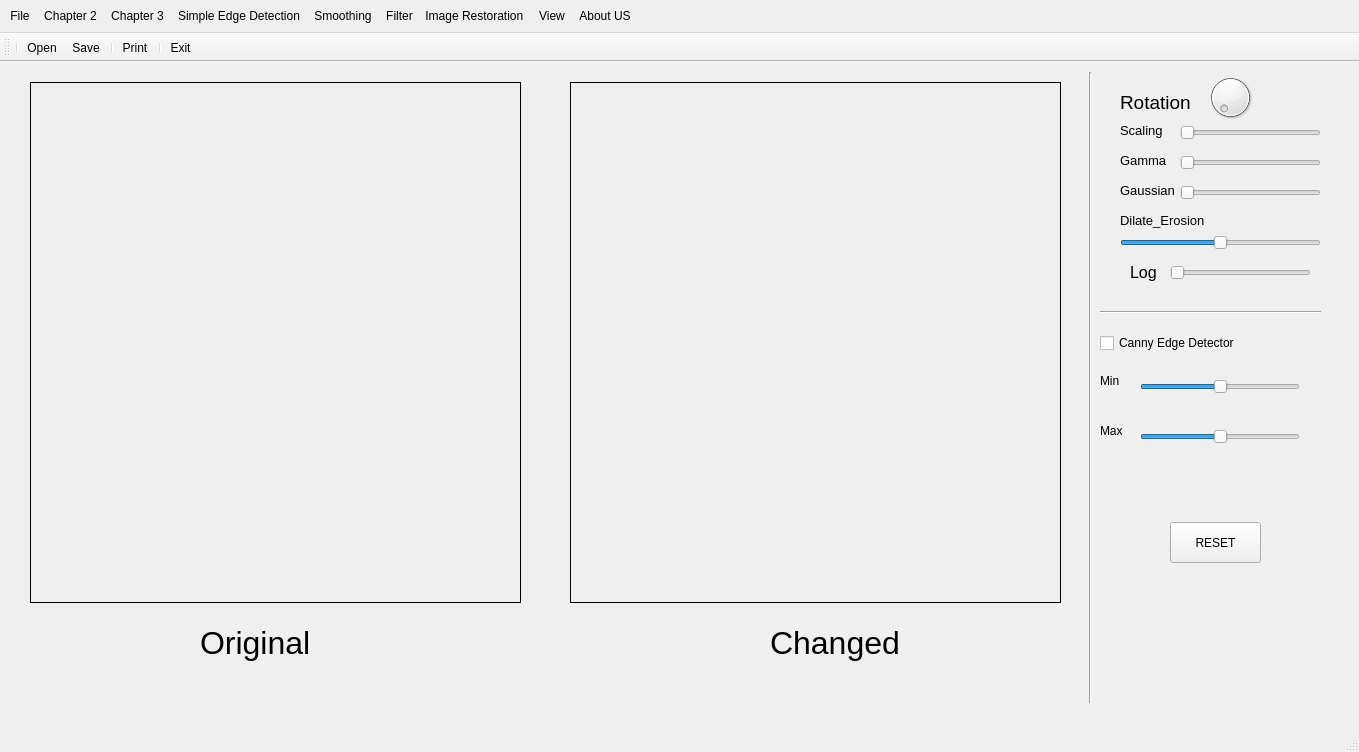
<?xml version="1.0" encoding="UTF-8"?>
<ui version="4.0">
 <class>MainWindow</class>
 <widget class="QMainWindow" name="MainWindow">
  <property name="geometry">
   <rect>
    <x>0</x>
    <y>0</y>
    <width>1359</width>
    <height>752</height>
   </rect>
  </property>
  <property name="windowTitle">
   <string>MainWindow</string>
  </property>
  <property name="styleSheet">
   <string notr="true"/>
  </property>
  <widget class="QWidget" name="centralwidget">
   <widget class="QLabel" name="imgLabel">
    <property name="geometry">
     <rect>
      <x>30</x>
      <y>20</y>
      <width>491</width>
      <height>521</height>
     </rect>
    </property>
    <property name="frameShape">
     <enum>QFrame::Panel</enum>
    </property>
    <property name="frameShadow">
     <enum>QFrame::Plain</enum>
    </property>
    <property name="text">
     <string/>
    </property>
   </widget>
   <widget class="QLabel" name="imgLabel2">
    <property name="geometry">
     <rect>
      <x>570</x>
      <y>20</y>
      <width>491</width>
      <height>521</height>
     </rect>
    </property>
    <property name="frameShape">
     <enum>QFrame::Panel</enum>
    </property>
    <property name="frameShadow">
     <enum>QFrame::Plain</enum>
    </property>
    <property name="text">
     <string/>
    </property>
   </widget>
   <widget class="QDial" name="dial">
    <property name="geometry">
     <rect>
      <x>1190</x>
      <y>10</y>
      <width>81</width>
      <height>51</height>
     </rect>
    </property>
    <property name="font">
     <font>
      <pointsize>8</pointsize>
     </font>
    </property>
    <property name="maximum">
     <number>360</number>
    </property>
   </widget>
   <widget class="QLabel" name="label">
    <property name="geometry">
     <rect>
      <x>1120</x>
      <y>30</y>
      <width>71</width>
      <height>21</height>
     </rect>
    </property>
    <property name="font">
     <font>
      <pointsize>14</pointsize>
     </font>
    </property>
    <property name="text">
     <string>Rotation</string>
    </property>
   </widget>
   <widget class="QSlider" name="horizontalSlider">
    <property name="geometry">
     <rect>
      <x>1180</x>
      <y>90</y>
      <width>141</width>
      <height>22</height>
     </rect>
    </property>
    <property name="minimum">
     <number>5</number>
    </property>
    <property name="maximum">
     <number>20</number>
    </property>
    <property name="value">
     <number>5</number>
    </property>
    <property name="sliderPosition">
     <number>5</number>
    </property>
    <property name="orientation">
     <enum>Qt::Horizontal</enum>
    </property>
   </widget>
   <widget class="QLabel" name="label_2">
    <property name="geometry">
     <rect>
      <x>1120</x>
      <y>90</y>
      <width>55</width>
      <height>16</height>
     </rect>
    </property>
    <property name="font">
     <font>
      <pointsize>10</pointsize>
     </font>
    </property>
    <property name="text">
     <string>Gamma</string>
    </property>
   </widget>
   <widget class="Line" name="line_5">
    <property name="geometry">
     <rect>
      <x>1080</x>
      <y>10</y>
      <width>20</width>
      <height>631</height>
     </rect>
    </property>
    <property name="orientation">
     <enum>Qt::Vertical</enum>
    </property>
   </widget>
   <widget class="QSlider" name="size_Img">
    <property name="geometry">
     <rect>
      <x>1180</x>
      <y>60</y>
      <width>141</width>
      <height>22</height>
     </rect>
    </property>
    <property name="minimum">
     <number>1</number>
    </property>
    <property name="maximum">
     <number>10</number>
    </property>
    <property name="value">
     <number>1</number>
    </property>
    <property name="sliderPosition">
     <number>1</number>
    </property>
    <property name="orientation">
     <enum>Qt::Horizontal</enum>
    </property>
   </widget>
   <widget class="QLabel" name="label_3">
    <property name="geometry">
     <rect>
      <x>1120</x>
      <y>60</y>
      <width>55</width>
      <height>16</height>
     </rect>
    </property>
    <property name="font">
     <font>
      <pointsize>10</pointsize>
     </font>
    </property>
    <property name="text">
     <string>Scaling</string>
    </property>
   </widget>
   <widget class="QLabel" name="label_4">
    <property name="geometry">
     <rect>
      <x>1120</x>
      <y>120</y>
      <width>55</width>
      <height>16</height>
     </rect>
    </property>
    <property name="font">
     <font>
      <pointsize>10</pointsize>
     </font>
    </property>
    <property name="text">
     <string>Gaussian</string>
    </property>
   </widget>
   <widget class="QSlider" name="gaussian_QSlider">
    <property name="geometry">
     <rect>
      <x>1180</x>
      <y>120</y>
      <width>141</width>
      <height>22</height>
     </rect>
    </property>
    <property name="minimum">
     <number>0</number>
    </property>
    <property name="maximum">
     <number>4</number>
    </property>
    <property name="pageStep">
     <number>10</number>
    </property>
    <property name="value">
     <number>0</number>
    </property>
    <property name="sliderPosition">
     <number>0</number>
    </property>
    <property name="orientation">
     <enum>Qt::Horizontal</enum>
    </property>
   </widget>
   <widget class="QSlider" name="erosion">
    <property name="geometry">
     <rect>
      <x>1120</x>
      <y>170</y>
      <width>201</width>
      <height>22</height>
     </rect>
    </property>
    <property name="minimum">
     <number>-5</number>
    </property>
    <property name="maximum">
     <number>5</number>
    </property>
    <property name="value">
     <number>0</number>
    </property>
    <property name="sliderPosition">
     <number>0</number>
    </property>
    <property name="orientation">
     <enum>Qt::Horizontal</enum>
    </property>
   </widget>
   <widget class="QLabel" name="label_5">
    <property name="geometry">
     <rect>
      <x>1120</x>
      <y>150</y>
      <width>91</width>
      <height>16</height>
     </rect>
    </property>
    <property name="font">
     <font>
      <pointsize>10</pointsize>
     </font>
    </property>
    <property name="text">
     <string>Dilate_Erosion</string>
    </property>
   </widget>
   <widget class="QLabel" name="log">
    <property name="geometry">
     <rect>
      <x>1130</x>
      <y>200</y>
      <width>31</width>
      <height>21</height>
     </rect>
    </property>
    <property name="font">
     <font>
      <pointsize>12</pointsize>
     </font>
    </property>
    <property name="text">
     <string>Log</string>
    </property>
   </widget>
   <widget class="QSlider" name="Qlog">
    <property name="geometry">
     <rect>
      <x>1170</x>
      <y>200</y>
      <width>141</width>
      <height>22</height>
     </rect>
    </property>
    <property name="minimum">
     <number>2</number>
    </property>
    <property name="maximum">
     <number>4</number>
    </property>
    <property name="value">
     <number>2</number>
    </property>
    <property name="sliderPosition">
     <number>2</number>
    </property>
    <property name="orientation">
     <enum>Qt::Horizontal</enum>
    </property>
   </widget>
   <widget class="Line" name="line_4">
    <property name="geometry">
     <rect>
      <x>1100</x>
      <y>240</y>
      <width>221</width>
      <height>20</height>
     </rect>
    </property>
    <property name="orientation">
     <enum>Qt::Horizontal</enum>
    </property>
   </widget>
   <widget class="QLabel" name="label_6">
    <property name="geometry">
     <rect>
      <x>1100</x>
      <y>310</y>
      <width>31</width>
      <height>17</height>
     </rect>
    </property>
    <property name="text">
     <string>Min</string>
    </property>
   </widget>
   <widget class="QLabel" name="label_7">
    <property name="geometry">
     <rect>
      <x>1100</x>
      <y>360</y>
      <width>31</width>
      <height>17</height>
     </rect>
    </property>
    <property name="text">
     <string>Max</string>
    </property>
   </widget>
   <widget class="QCheckBox" name="canny">
    <property name="geometry">
     <rect>
      <x>1100</x>
      <y>270</y>
      <width>171</width>
      <height>22</height>
     </rect>
    </property>
    <property name="autoFillBackground">
     <bool>false</bool>
    </property>
    <property name="text">
     <string>Canny Edge Detector</string>
    </property>
    <property name="checkable">
     <bool>true</bool>
    </property>
    <property name="checked">
     <bool>false</bool>
    </property>
   </widget>
   <widget class="QSlider" name="canny_min">
    <property name="geometry">
     <rect>
      <x>1140</x>
      <y>310</y>
      <width>160</width>
      <height>29</height>
     </rect>
    </property>
    <property name="maximum">
     <number>200</number>
    </property>
    <property name="value">
     <number>100</number>
    </property>
    <property name="orientation">
     <enum>Qt::Horizontal</enum>
    </property>
   </widget>
   <widget class="QSlider" name="canny_max">
    <property name="geometry">
     <rect>
      <x>1140</x>
      <y>360</y>
      <width>160</width>
      <height>29</height>
     </rect>
    </property>
    <property name="maximum">
     <number>400</number>
    </property>
    <property name="value">
     <number>200</number>
    </property>
    <property name="orientation">
     <enum>Qt::Horizontal</enum>
    </property>
   </widget>
   <widget class="QPushButton" name="pushButton">
    <property name="geometry">
     <rect>
      <x>1170</x>
      <y>460</y>
      <width>91</width>
      <height>41</height>
     </rect>
    </property>
    <property name="focusPolicy">
     <enum>Qt::StrongFocus</enum>
    </property>
    <property name="text">
     <string>RESET</string>
    </property>
   </widget>
   <widget class="QLabel" name="label_9">
    <property name="geometry">
     <rect>
      <x>200</x>
      <y>550</y>
      <width>151</width>
      <height>61</height>
     </rect>
    </property>
    <property name="font">
     <font>
      <pointsize>24</pointsize>
     </font>
    </property>
    <property name="text">
     <string>Original</string>
    </property>
   </widget>
   <widget class="QLabel" name="label_10">
    <property name="geometry">
     <rect>
      <x>770</x>
      <y>550</y>
      <width>171</width>
      <height>61</height>
     </rect>
    </property>
    <property name="font">
     <font>
      <pointsize>24</pointsize>
     </font>
    </property>
    <property name="text">
     <string>Changed</string>
    </property>
   </widget>
  </widget>
  <widget class="QMenuBar" name="menubar">
   <property name="geometry">
    <rect>
     <x>0</x>
     <y>0</y>
     <width>1359</width>
     <height>46</height>
    </rect>
   </property>
   <widget class="QMenu" name="menuFile">
    <property name="title">
     <string>File</string>
    </property>
    <addaction name="actionOpen"/>
    <addaction name="actionSave"/>
    <addaction name="separator"/>
    <addaction name="actionPrint"/>
    <addaction name="separator"/>
    <addaction name="actionQuit"/>
   </widget>
   <widget class="QMenu" name="menuView">
    <property name="title">
     <string>View</string>
    </property>
    <addaction name="actionSmall"/>
    <addaction name="actionBig"/>
   </widget>
   <widget class="QMenu" name="menuCh_ng_6">
    <property name="title">
     <string>Chapter 2</string>
    </property>
    <addaction name="actionRotation"/>
    <addaction name="actionAffine"/>
    <addaction name="actionTranslation"/>
   </widget>
   <widget class="QMenu" name="menuCh_ng_9">
    <property name="title">
     <string>Chapter 3</string>
    </property>
    <addaction name="actioAnhXam"/>
    <addaction name="actionNegative"/>
    <addaction name="actionLog"/>
    <addaction name="actionHistogram"/>
    <addaction name="actionGamma"/>
   </widget>
   <widget class="QMenu" name="menuAbout">
    <property name="title">
     <string>About US</string>
    </property>
    <addaction name="actionQt"/>
    <addaction name="actionAuthor"/>
   </widget>
   <widget class="QMenu" name="menuType_Noise">
    <property name="title">
     <string>Image Restoration
</string>
    </property>
    <widget class="QMenu" name="menuType_Here">
     <property name="title">
      <string>Image Restoration 1
</string>
     </property>
     <addaction name="actionMedian_Filtering"/>
     <addaction name="actionAdaptive_Median_Filtering"/>
     <addaction name="actionAdaptive_Wiener_Filtering"/>
    </widget>
    <widget class="QMenu" name="menuImage_Restoration_2">
     <property name="title">
      <string>Image Restoration 2</string>
     </property>
     <addaction name="actionInverse_Filter"/>
    </widget>
    <widget class="QMenu" name="menuImage_Restoration">
     <property name="title">
      <string>Image Restoration </string>
     </property>
     <widget class="QMenu" name="menuType_Noise_3">
      <property name="title">
       <string>Type Noise</string>
      </property>
      <addaction name="actionGaussian"/>
      <addaction name="actionRayleigh"/>
      <addaction name="actionErlang"/>
      <addaction name="actionUniform"/>
      <addaction name="actionImpluse"/>
     </widget>
     <addaction name="menuType_Noise_3"/>
     <addaction name="separator"/>
     <addaction name="actionHistogram_PDF"/>
    </widget>
    <addaction name="separator"/>
    <addaction name="menuImage_Restoration"/>
    <addaction name="menuType_Here"/>
    <addaction name="menuImage_Restoration_2"/>
   </widget>
   <widget class="QMenu" name="menuSimple_Edge_Detection_2">
    <property name="title">
     <string>Simple Edge Detection</string>
    </property>
    <addaction name="actionSHT"/>
   </widget>
   <widget class="QMenu" name="menuSmoothing">
    <property name="title">
     <string>Smoothing</string>
    </property>
    <addaction name="actionBlur"/>
    <addaction name="actionBox_Filter"/>
    <addaction name="actionMedian_Filter"/>
    <addaction name="actionBilateral_Filter"/>
    <addaction name="actionGaussian_Filter"/>
   </widget>
   <widget class="QMenu" name="menuFilter">
    <property name="title">
     <string>Filter</string>
    </property>
    <addaction name="actionMedian_threshold_2"/>
    <addaction name="actionDirectional_Filtering_2"/>
    <addaction name="actionDirectional_Filtering_3"/>
    <addaction name="actionDirectional_Filtering_4"/>
    <addaction name="action_Butterworth"/>
    <addaction name="action_Notch_filter"/>
   </widget>
   <addaction name="menuFile"/>
   <addaction name="menuCh_ng_6"/>
   <addaction name="menuCh_ng_9"/>
   <addaction name="menuSimple_Edge_Detection_2"/>
   <addaction name="menuSmoothing"/>
   <addaction name="menuFilter"/>
   <addaction name="menuType_Noise"/>
   <addaction name="menuView"/>
   <addaction name="menuAbout"/>
  </widget>
  <widget class="QStatusBar" name="statusbar"/>
  <widget class="QToolBar" name="toolBar">
   <property name="windowTitle">
    <string>toolBar</string>
   </property>
   <attribute name="toolBarArea">
    <enum>TopToolBarArea</enum>
   </attribute>
   <attribute name="toolBarBreak">
    <bool>false</bool>
   </attribute>
   <addaction name="separator"/>
   <addaction name="actionOpen"/>
   <addaction name="actionSave"/>
   <addaction name="separator"/>
   <addaction name="actionPrint"/>
   <addaction name="separator"/>
   <addaction name="actionQuit"/>
  </widget>
  <action name="actionOpen">
   <property name="icon">
    <iconset>
     <normaloff>open.png</normaloff>open.png</iconset>
   </property>
   <property name="text">
    <string>Open</string>
   </property>
  </action>
  <action name="actionSave">
   <property name="icon">
    <iconset>
     <normaloff>save.png</normaloff>save.png</iconset>
   </property>
   <property name="text">
    <string>Save</string>
   </property>
  </action>
  <action name="actionPrint">
   <property name="icon">
    <iconset>
     <normaloff>print.png</normaloff>print.png</iconset>
   </property>
   <property name="text">
    <string>Print</string>
   </property>
  </action>
  <action name="actionQuit">
   <property name="icon">
    <iconset>
     <normaloff>Quit.png</normaloff>Quit.png</iconset>
   </property>
   <property name="text">
    <string>Exit</string>
   </property>
  </action>
  <action name="actioAnhXam">
   <property name="text">
    <string>Graycsale</string>
   </property>
  </action>
  <action name="actionCanny">
   <property name="text">
    <string>Canny</string>
   </property>
  </action>
  <action name="actionNegative">
   <property name="text">
    <string>Negative</string>
   </property>
  </action>
  <action name="actionHistogram">
   <property name="text">
    <string>Histogram Equal</string>
   </property>
  </action>
  <action name="actionLog">
   <property name="text">
    <string>Log </string>
   </property>
  </action>
  <action name="actionGaussan">
   <property name="text">
    <string>Gaussan</string>
   </property>
  </action>
  <action name="actionHigh_Boost">
   <property name="text">
    <string>High Boost</string>
   </property>
  </action>
  <action name="actionLaplacian">
   <property name="text">
    <string>Laplacian</string>
   </property>
  </action>
  <action name="actionFilter_Average">
   <property name="text">
    <string>Median</string>
   </property>
  </action>
  <action name="actionUnsharp">
   <property name="text">
    <string>Unsharp</string>
   </property>
  </action>
  <action name="actionCh_ng_5">
   <property name="text">
    <string>Chương 5</string>
   </property>
  </action>
  <action name="actionTanSo">
   <property name="text">
    <string>Ảnh Miền Tần Số</string>
   </property>
  </action>
  <action name="actionIdeal_LPF">
   <property name="text">
    <string>Ideal LPF</string>
   </property>
  </action>
  <action name="actionButter_LPF">
   <property name="text">
    <string>Butterworth LPF</string>
   </property>
  </action>
  <action name="actionGaussian_LPF">
   <property name="text">
    <string>Gaussian LPF</string>
   </property>
  </action>
  <action name="actionIdeal_HPF">
   <property name="text">
    <string>Ideal HPF</string>
   </property>
  </action>
  <action name="actionButterworth_HPF">
   <property name="text">
    <string>Butterworth HPF</string>
   </property>
  </action>
  <action name="actionGaussian_HPF">
   <property name="text">
    <string>Gaussian HPF</string>
   </property>
  </action>
  <action name="actiondilate">
   <property name="text">
    <string>dilate</string>
   </property>
  </action>
  <action name="actionErode">
   <property name="text">
    <string>Erode</string>
   </property>
  </action>
  <action name="actionOpen_2">
   <property name="text">
    <string>Open</string>
   </property>
  </action>
  <action name="actionClose">
   <property name="text">
    <string>Close</string>
   </property>
  </action>
  <action name="actionHit_miss">
   <property name="text">
    <string>Hit-miss</string>
   </property>
  </action>
  <action name="actionDilate">
   <property name="text">
    <string>Dilate</string>
   </property>
  </action>
  <action name="actionMorboundary">
   <property name="text">
    <string>Morboundary</string>
   </property>
  </action>
  <action name="actionGradient">
   <property name="text">
    <string>Gradient</string>
   </property>
  </action>
  <action name="actionConvex">
   <property name="text">
    <string>Convex</string>
   </property>
  </action>
  <action name="actionx_direcction_Sobel">
   <property name="text">
    <string>Sobel X</string>
   </property>
  </action>
  <action name="actiony_direction_Sobel">
   <property name="text">
    <string>Sobel Y</string>
   </property>
  </action>
  <action name="actionLaplacian_2">
   <property name="text">
    <string>Sobel Laplacian</string>
   </property>
  </action>
  <action name="actionLaplacian_of_Gaussian">
   <property name="text">
    <string>Laplacian of Gaussian</string>
   </property>
  </action>
  <action name="actionHough">
   <property name="text">
    <string>Hough</string>
   </property>
  </action>
  <action name="actionSmall">
   <property name="text">
    <string>Zoom in</string>
   </property>
  </action>
  <action name="actionRotation">
   <property name="text">
    <string>Rotation</string>
   </property>
  </action>
  <action name="actionAffine">
   <property name="text">
    <string>Shearing</string>
   </property>
  </action>
  <action name="actionGamma">
   <property name="text">
    <string>Gamma</string>
   </property>
  </action>
  <action name="actionBig">
   <property name="text">
    <string>Zoom out</string>
   </property>
  </action>
  <action name="actionQt">
   <property name="text">
    <string>About Qt</string>
   </property>
  </action>
  <action name="actionAuthor">
   <property name="text">
    <string>Author</string>
   </property>
  </action>
  <action name="actionTranslation">
   <property name="text">
    <string>Translation</string>
   </property>
  </action>
  <action name="actionGaussian">
   <property name="text">
    <string>Gaussian</string>
   </property>
  </action>
  <action name="actionRayleigh">
   <property name="text">
    <string>Rayleigh</string>
   </property>
  </action>
  <action name="actionImpluse">
   <property name="text">
    <string>Impluse</string>
   </property>
  </action>
  <action name="actionUniform">
   <property name="text">
    <string>Uniform</string>
   </property>
  </action>
  <action name="actionErlang">
   <property name="text">
    <string>Erlang</string>
   </property>
  </action>
  <action name="actionHistogram_PDF">
   <property name="text">
    <string>Histogram PDF</string>
   </property>
  </action>
  <action name="actionDetecion">
   <property name="text">
    <string>HoughLines</string>
   </property>
  </action>
  <action name="actionHoughLines">
   <property name="text">
    <string>HoughLines</string>
   </property>
  </action>
  <action name="actionSHT">
   <property name="text">
    <string> Standard Hough Transform</string>
   </property>
  </action>
  <action name="actionMedian_Filtering">
   <property name="text">
    <string>Median Filtering</string>
   </property>
  </action>
  <action name="actionAdaptive_Wiener_Filtering">
   <property name="text">
    <string>Adaptive Wiener Filtering</string>
   </property>
  </action>
  <action name="actionAdaptive_Median_Filtering">
   <property name="text">
    <string>Adaptive Median Filtering</string>
   </property>
  </action>
  <action name="actionInverse_Filter">
   <property name="text">
    <string>Inverse Filter </string>
   </property>
  </action>
  <action name="actionBlur">
   <property name="text">
    <string>Blur</string>
   </property>
  </action>
  <action name="actionBox_Filter">
   <property name="text">
    <string>Box Filter</string>
   </property>
  </action>
  <action name="actionMedian_Filter">
   <property name="text">
    <string>Median Filter</string>
   </property>
  </action>
  <action name="actionBilateral_Filter">
   <property name="text">
    <string>Bilateral Filter</string>
   </property>
  </action>
  <action name="actionGaussian_Filter">
   <property name="text">
    <string>Gaussian Filter</string>
   </property>
  </action>
  <action name="actionDirectional_Filtering">
   <property name="text">
    <string>Directional Filtering</string>
   </property>
  </action>
  <action name="actionMedian_threshold">
   <property name="text">
    <string>Median threshold</string>
   </property>
  </action>
  <action name="actionMedian_threshold_2">
   <property name="text">
    <string>Median threshold</string>
   </property>
  </action>
  <action name="actionDirectional_Filtering_2">
   <property name="text">
    <string>Directional Filtering</string>
   </property>
  </action>
  <action name="action_Butterworth">
   <property name="text">
    <string>Butterworth Filter</string>
   </property>
  </action>
  <action name="action_Notch_filter">
   <property name="text">
    <string>Notch Filter</string>
   </property>
  </action>
  <action name="actionCartoon">
   <property name="text">
    <string>Cartoon</string>
   </property>
  </action>
  <action name="actionDirectional_Filtering_3">
   <property name="text">
    <string>Directional Filtering 2</string>
   </property>
  </action>
  <action name="actionDirectional_Filtering_4">
   <property name="text">
    <string>Directional Filtering 3</string>
   </property>
  </action>
 </widget>
 <resources/>
 <connections/>
</ui>
